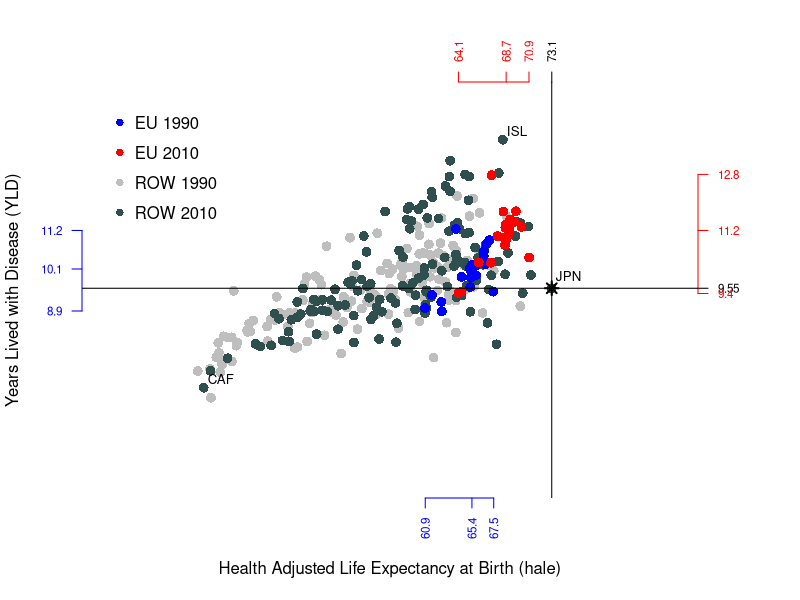
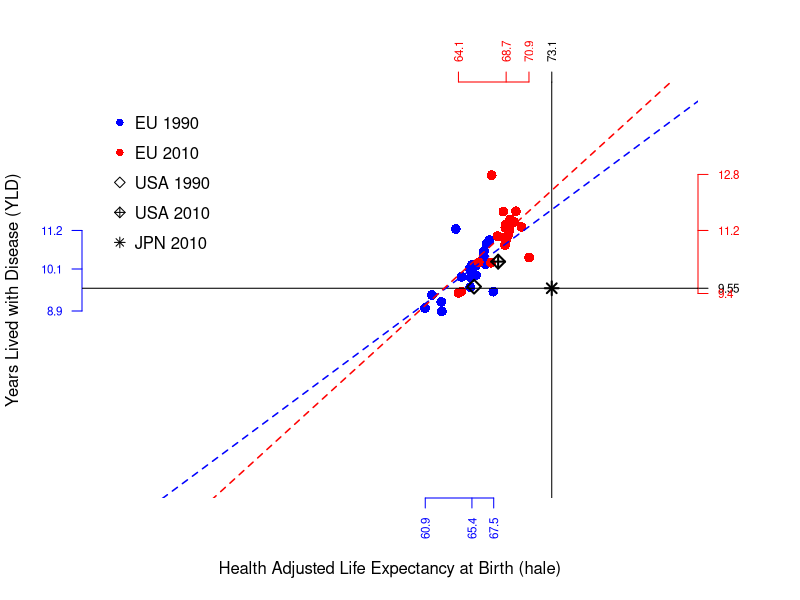
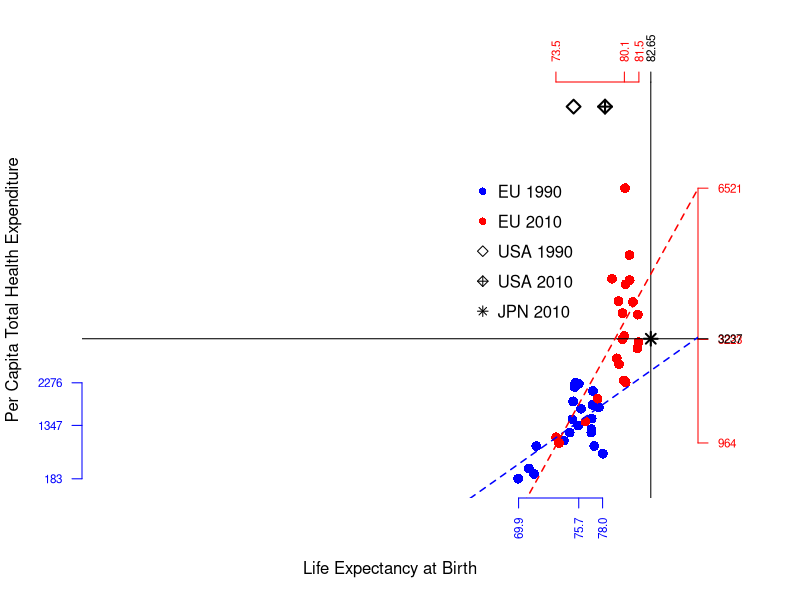
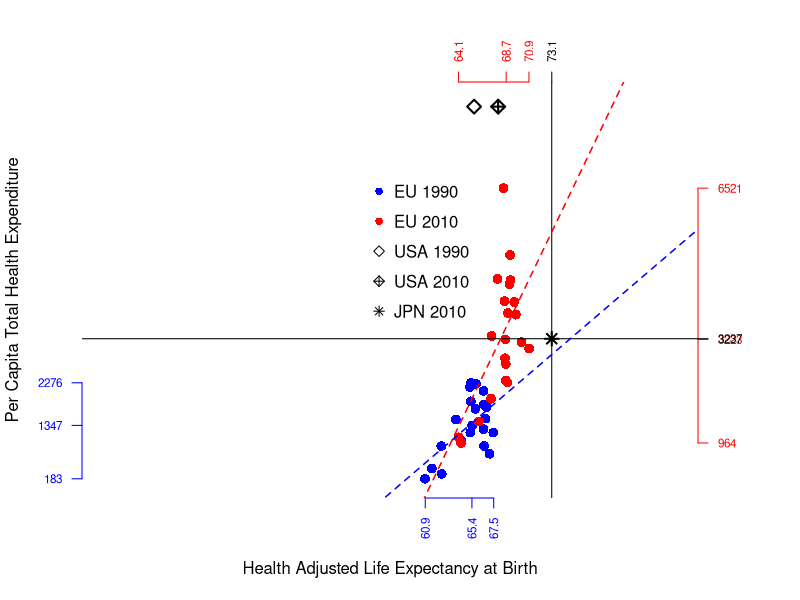
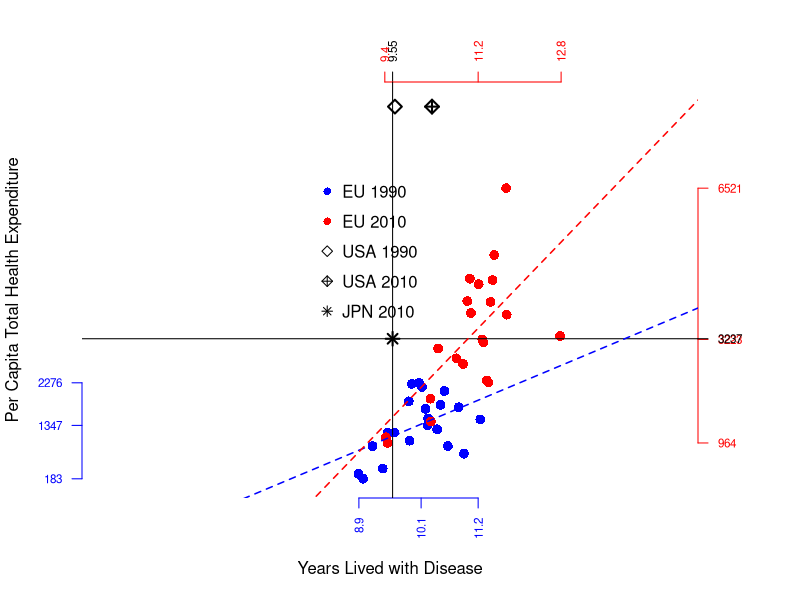
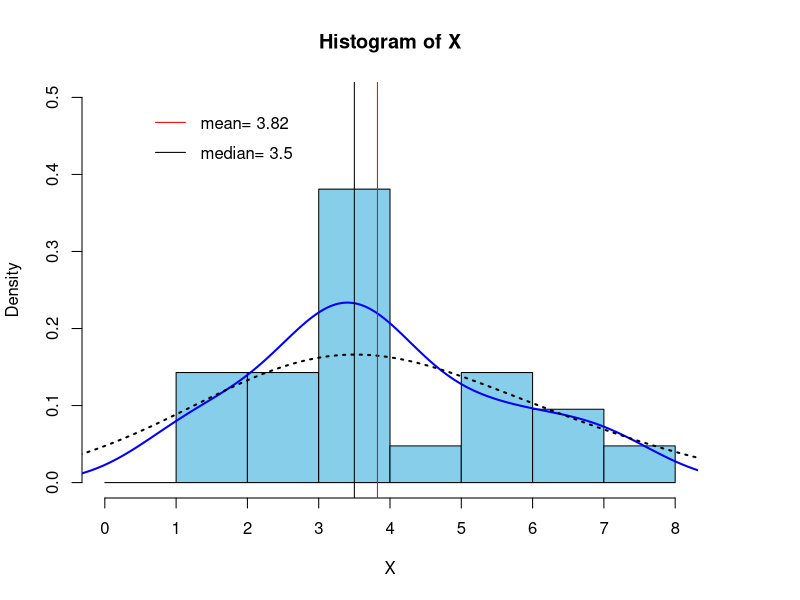
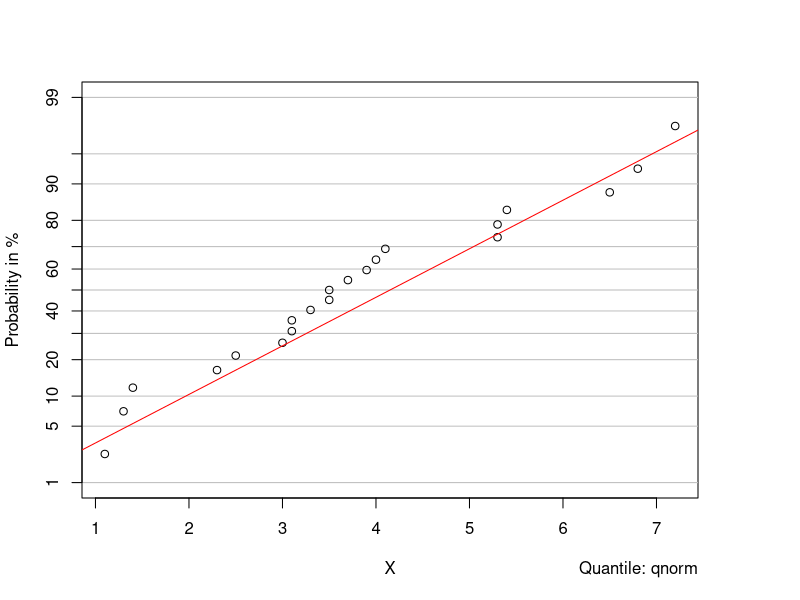

The R script that drew these images, in order:
## ---- chunk 1
knitr::opts_chunk$set(echo = TRUE)
require(data.table)

## ---- chunk 2


data.EU.1990 <- read.csv("Output_EU_1990.csv")
data.EU.2010 <- read.csv("Output_EU_2010.csv")
data.ROW.1990 <- read.csv("Output_ROW_1990.csv")
data.ROW.2010 <- read.csv("Output_ROW_2010.csv")

head(data.EU.1990)
head(data.EU.2010)
head(data.ROW.1990)
head(data.ROW.2010)

attach(data.EU.1990)
attach(data.EU.2010)
attach(data.ROW.1990)
attach(data.ROW.2010)

df.EU.1990 <- data.frame(country=data.EU.1990$country, le=data.EU.1990$le, hale=data.EU.1990$hale, yld=data.EU.1990$yld, the=data.EU.1990$the)

df.EU.2010 <- data.frame(country=data.EU.2010$country, le=data.EU.2010$le,hale=data.EU.2010$hale, yld=data.EU.2010$yld, the=data.EU.2010$the)

df.ROW.1990 <- data.frame(country=data.ROW.1990$country, le=data.ROW.1990$le,hale=data.ROW.1990$hale, yld=data.ROW.1990$yld, the=data.ROW.1990$the)

df.ROW.2010 <- data.frame(country=data.ROW.2010$country, le=data.ROW.2010$le,hale=data.ROW.2010$hale, yld=data.ROW.2010$yld, the=data.ROW.2010$the)

df.EU.1990
df.EU.2010
df.ROW.1990
df.ROW.2010

ID.ROW.1 <- "JPN"
ID.ROW.2 <- "USA"

# Constant Scale in Graphs

lim.le <- c(30, 85)
lim.yld <- c(4, 15)
lim.hale <- c(30, 85)
lim.the <- c(100, 8500)

## ---- chunk 3
par(mar=c(5, 4, 4, 5) + 0.1)

plot(df.ROW.1990$hale, df.ROW.1990$yld, xlab="Health Adjusted Life Expectancy at Birth (hale)", ylab="Years Lived with Disease (YLD)", type="p", col="grey", pch = 16, cex = 1.3, lty = "solid", lwd = 2, xlim=lim.hale, ylim=lim.yld, axes=FALSE, frame.plot=FALSE)

points(df.ROW.2010$hale, df.ROW.2010$yld, col="darkslategrey", pch = 16, cex = 1.3, lty = "solid", lwd = 2)


points(df.EU.1990$hale, df.EU.1990$yld, col="blue", pch = 16, cex = 1.3, lty = "solid", lwd = 2)

points(df.EU.2010$hale, df.EU.2010$yld,  col="red", pch = 16, cex = 1.3, lty = "solid", lwd = 2)

points(df.ROW.2010$hale[df.ROW.2010$country == ID.ROW.1], df.ROW.2010$yld[df.ROW.2010$country == ID.ROW.1], col="black", pch = 8, cex = 1.3, lty = "solid", lwd = 2)

axis(1, at=c(round(min(df.EU.1990$hale), 1), round(median(df.EU.1990$hale), 1), round(max(df.EU.1990$hale), 1)), col.axis="blue", col="blue", las=2, cex.axis=0.7,  tick=-.01)

axis(3, at=round(df.ROW.2010$hale[df.ROW.2010$country == ID.ROW.1], 2), col.axis="black", col="black", las=2, cex.axis=0.7,  tick=-.01)

axis(2, at=c(round(min(df.EU.1990$yld), 1), round(median(df.EU.1990$yld), 1), round(max(df.EU.1990$yld), 1)), col.axis="blue", col="blue",las=2, cex.axis=0.7, tick=-.01)

axis(4, at=round(df.ROW.2010$yld[df.ROW.2010$country == ID.ROW.1], 2), col.axis="black", col="black", las=2, cex.axis=0.7,  tick=-.01)

axis(3, at=c(round(min(df.EU.2010$hale), 1), round(median(df.EU.2010$hale), 1), round(max(df.EU.2010$hale), 1)), col.axis="red", col="red",las=2, cex.axis=0.7,  tick=-.01)

axis(4, at=c(round(min(df.EU.2010$yld), 1), round(median(df.EU.2010$yld), 1), round(max(df.EU.2010$yld), 1)), col.axis="red", col="red", las=2, cex.axis=0.7, tick=-.01)

legend(30, 15, c("EU 1990","EU 2010","ROW 1990", "ROW 2010"), col=c("blue", "red", "grey", "darkslategrey"), bty="n", y.intersp=1.5, pch=c(16,16,16,16), cex = 1)


text(df.ROW.2010$hale[df.ROW.2010$country == ID.ROW.1], df.ROW.2010$yld[df.ROW.2010$country == ID.ROW.1]+.3, labels=paste(ID.ROW.1, ""), cex= .8, pos=4, offset = .2)

abline(h=df.ROW.2010$yld[df.ROW.2010$country == ID.ROW.1], v=df.ROW.2010$hale[df.ROW.2010$country == ID.ROW.1], lty=1, lwd=1)

ID.min = df.ROW.2010$country[df.ROW.2010$yld == min(df.ROW.2010$yld)]
ID.min

ID.max = df.ROW.2010$country[df.ROW.2010$yld == max(df.ROW.2010$yld)]
ID.max

text(df.ROW.2010$hale[df.ROW.2010$country == ID.min], df.ROW.2010$yld[df.ROW.2010$country == ID.min]+.2, labels=ID.min, cex= .8, pos=4, offset = .2)

text(df.ROW.2010$hale[df.ROW.2010$country == ID.max], df.ROW.2010$yld[df.ROW.2010$country == ID.max]+.2, labels=ID.max, cex= .8, pos=4, offset = .2)

## ---- chunk 4
par(mar=c(5, 4, 4, 5) + 0.1)

plot(df.EU.1990$hale, df.EU.1990$yld, xlab="Health Adjusted Life Expectancy at Birth (hale)", ylab="Years Lived with Disease (YLD)", col="blue", pch = 16, cex = 1.3, lty = "solid", lwd = 2, xlim=lim.hale, ylim=lim.yld, axes=FALSE, frame.plot=FALSE)

points(df.EU.2010$hale, df.EU.2010$yld,  col="red", pch = 16, cex = 1.3, lty = "solid", lwd = 2)

points(df.ROW.1990$hale[df.ROW.1990$country == ID.ROW.2], df.ROW.1990$yld[df.ROW.1990$country == ID.ROW.2],  col="black", pch = 5, cex = 1.3, lty = "solid", lwd = 2)

points(df.ROW.2010$hale[df.ROW.2010$country == ID.ROW.2], df.ROW.2010$yld[df.ROW.2010$country == ID.ROW.2],  col="black", pch = 9, cex = 1.3, lty = "solid", lwd = 2)

axis(1, at=c(round(min(df.EU.1990$hale), 1), round(median(df.EU.1990$hale), 1), round(max(df.EU.1990$hale), 1)), col.axis="blue", col="blue", las=2, cex.axis=0.7,  tick=-.01)

axis(3, at=round(df.ROW.2010$hale[df.ROW.2010$country == ID.ROW.1], 2), col.axis="black", col="black", las=2, cex.axis=0.7,  tick=-.01)

axis(2, at=c(round(min(df.EU.1990$yld), 1), round(median(df.EU.1990$yld), 1), round(max(df.EU.1990$yld), 1)), col.axis="blue", col="blue",las=2, cex.axis=0.7, tick=-.01)

axis(4, at=round(df.ROW.2010$yld[df.ROW.2010$country == ID.ROW.1], 2), col.axis="black", col="black", las=2, cex.axis=0.7,  tick=-.01)

axis(3, at=c(round(min(df.EU.2010$hale), 1), round(median(df.EU.2010$hale), 1), round(max(df.EU.2010$hale), 1)), col.axis="red", col="red",las=2, cex.axis=0.7,  tick=-.01)

axis(4, at=c(round(min(df.EU.2010$yld), 1), round(median(df.EU.2010$yld), 1), round(max(df.EU.2010$yld), 1)), col.axis="red", col="red", las=2, cex.axis=0.7, tick=-.01)

legend(30, 15, c("EU 1990","EU 2010","USA 1990", "USA 2010", "JPN 2010"), col=c("blue", "red", "black", "black", "black"), bty="n", y.intersp=1.5, pch=c(16,16, 5, 9, 8), cex = 1)

points(df.ROW.2010$hale[df.ROW.2010$country == ID.ROW.1], df.ROW.2010$yld[df.ROW.2010$country == ID.ROW.1], col="black", pch = 8, cex = 1.3, lty = "solid", lwd = 2)

abline(h=df.ROW.2010$yld[df.ROW.2010$country == ID.ROW.1], v=df.ROW.2010$hale[df.ROW.2010$country == ID.ROW.1], lty=1, lwd=1)


fun.EU.1990 <- lm(df.EU.1990$yld ~ df.EU.1990$hale)
abline(fun.EU.1990, lty = 2, col="blue", lwd=1.5)
summary(fun.EU.1990)
confint(fun.EU.1990)

fun.EU.2010 <- lm(df.EU.2010$yld ~ df.EU.2010$hale)
abline(fun.EU.2010, lty = 2, col="red", lwd=1.5)
summary(fun.EU.2010)
confint(fun.EU.2010)

## ---- chunk 5
par(mar=c(5, 4, 4, 5) + 0.1)

plot(df.EU.1990$le, df.EU.1990$the, xlab="Life Expectancy at Birth", ylab="Per Capita Total Health Expenditure", col="blue", pch = 16, cex = 1.3, lty = "solid", lwd = 2, xlim=lim.le, ylim=lim.the, axes=FALSE, frame.plot=FALSE)

points(df.EU.2010$le, df.EU.2010$the,  col="red", pch = 16, cex = 1.3, lty = "solid", lwd = 2)

points(df.ROW.1990$le[df.ROW.1990$country == ID.ROW.2], df.ROW.1990$the[df.ROW.1990$country == ID.ROW.2],  col="black", pch = 5, cex = 1.3, lty = "solid", lwd = 2)

points(df.ROW.2010$le[df.ROW.2010$country == ID.ROW.2], df.ROW.2010$the[df.ROW.2010$country == ID.ROW.2],  col="black", pch = 9, cex = 1.3, lty = "solid", lwd = 2)

legend(65, 7000, c("EU 1990","EU 2010","USA 1990", "USA 2010", "JPN 2010"), col=c("blue", "red", "black", "black", "black"), bty="n", y.intersp=1.5, pch=c(16,16, 5, 9, 8), cex = 1)

axis(1, at=c(round(min(df.EU.1990$le), 1), round(median(df.EU.1990$le), 1), round(max(df.EU.1990$le), 1)), col.axis="blue", col="blue", las=2, cex.axis=0.7,  tick=-.01)

axis(3, at=round(df.ROW.2010$le[df.ROW.2010$country == ID.ROW.1], 2), col.axis="black", col="black",las=2, cex.axis=0.7, tick=-.01)


low.the.1990 <- round(min(df.EU.1990$the), 0)
median.the.1990 <- round(median(df.EU.1990$the), 0)
high.the.1990 <- round(max(df.EU.1990$the), 0)

axis(2, at=c(low.the.1990,median.the.1990, high.the.1990), col.axis="blue", col="blue",las=2, cex.axis=0.7, tick=-.01)

axis(3, at=c(round(min(df.EU.2010$le), 1), round(median(df.EU.2010$le), 1), round(max(df.EU.2010$le), 1)), col.axis="red", col="red", las=2, cex.axis=0.7, tick=-.01)

low.the.2010 <- round(min(df.EU.2010$the), 0)
median.the.2010 <- round(median(df.EU.2010$the), 0)
high.the.2010 <- round(max(df.EU.2010$the), 0)
japan.the.2010 <- round(df.ROW.2010$the[df.ROW.2010$country == ID.ROW.1], 1)

axis(4, at=c(low.the.2010,median.the.2010, high.the.2010), col.axis="red", col="red",las=2, cex.axis=0.7, tick=-.01)

axis(4, at=japan.the.2010, col.axis="black", col="black",las=2, cex.axis=0.7, tick=-.01)

points(df.ROW.2010$le[df.ROW.2010$country == ID.ROW.1], df.ROW.2010$the[df.ROW.2010$country == ID.ROW.1], col="black", pch = 8, cex = 1.3, lty = "solid", lwd = 2)

abline(h=df.ROW.2010$the[df.ROW.2010$country == ID.ROW.1], v=df.ROW.2010$le[df.ROW.2010$country == ID.ROW.1], lty=1, lwd=1)


fun.EU.1990 <- lm(df.EU.1990$the ~ df.EU.1990$le)
abline(fun.EU.1990, lty = 2, col="blue", lwd=1.5)

fun.EU.2010 <- lm(df.EU.2010$the ~ df.EU.2010$le)
abline(fun.EU.2010, lty = 2, col="red", lwd=1.5)

summary(fun.EU.1990)
summary(fun.EU.2010)

confint(fun.EU.1990)
confint(fun.EU.2010)

## ---- chunk 6
par(mar=c(5, 4, 4, 5) + 0.1)

plot(df.EU.1990$hale, df.EU.1990$the, xlab="Health Adjusted Life Expectancy at Birth", ylab="Per Capita Total Health Expenditure", col="blue", pch = 16, cex = 1.3, lty = "solid", lwd = 2, xlim=lim.hale, ylim=lim.the, axes=FALSE, frame.plot=FALSE)

points(df.EU.2010$hale, df.EU.2010$the,  col="red", pch = 16, cex = 1.3, lty = "solid", lwd = 2)

points(df.ROW.1990$hale[df.ROW.1990$country == ID.ROW.2], df.ROW.1990$the[df.ROW.1990$country == ID.ROW.2],  col="black", pch = 5, cex = 1.3, lty = "solid", lwd = 2)

points(df.ROW.2010$hale[df.ROW.2010$country == ID.ROW.2], df.ROW.2010$the[df.ROW.2010$country == ID.ROW.2],  col="black", pch = 9, cex = 1.3, lty = "solid", lwd = 2)

legend(55, 7000, c("EU 1990","EU 2010","USA 1990", "USA 2010", "JPN 2010"), col=c("blue", "red", "black", "black", "black"), bty="n", y.intersp=1.5, pch=c(16,16, 5, 9, 8), cex = 1)

axis(1, at=c(round(min(df.EU.1990$hale), 1), round(median(df.EU.1990$hale), 1), round(max(df.EU.1990$hale), 1)), col.axis="blue", col="blue", las=2, cex.axis=0.7,  tick=-.01)

axis(3, at=round(df.ROW.2010$hale[df.ROW.2010$country == ID.ROW.1], 2), col.axis="black", col="black",las=2, cex.axis=0.7, tick=-.01)


low.the.1990 <- round(min(df.EU.1990$the), 0)
median.the.1990 <- round(median(df.EU.1990$the), 0)
high.the.1990 <- round(max(df.EU.1990$the), 0)

axis(2, at=c(low.the.1990,median.the.1990, high.the.1990), col.axis="blue", col="blue",las=2, cex.axis=0.7, tick=-.01)

axis(3, at=c(round(min(df.EU.2010$hale), 1), round(median(df.EU.2010$hale), 1), round(max(df.EU.2010$hale), 1)), col.axis="red", col="red", las=2, cex.axis=0.7, tick=-.01)

low.the.2010 <- round(min(df.EU.2010$the), 0)
median.the.2010 <- round(median(df.EU.2010$the), 0)
high.the.2010 <- round(max(df.EU.2010$the), 0)
japan.the.2010 <- round(df.ROW.2010$the[df.ROW.2010$country == ID.ROW.1], 1)

axis(4, at=c(low.the.2010,median.the.2010, high.the.2010), col.axis="red", col="red",las=2, cex.axis=0.7, tick=-.01)

axis(4, at=japan.the.2010, col.axis="black", col="black",las=2, cex.axis=0.7, tick=-.01)

points(df.ROW.2010$hale[df.ROW.2010$country == ID.ROW.1], df.ROW.2010$the[df.ROW.2010$country == ID.ROW.1], col="black", pch = 8, cex = 1.3, lty = "solid", lwd = 2)

abline(h=df.ROW.2010$the[df.ROW.2010$country == ID.ROW.1], v=df.ROW.2010$hale[df.ROW.2010$country == ID.ROW.1], lty=1, lwd=1)


fun.EU.1990 <- lm(df.EU.1990$the ~ df.EU.1990$hale)
abline(fun.EU.1990, lty = 2, col="blue", lwd=1.5)

fun.EU.2010 <- lm(df.EU.2010$the ~ df.EU.2010$hale)
abline(fun.EU.2010, lty = 2, col="red", lwd=1.5)

summary(fun.EU.1990)
summary(fun.EU.2010)

confint(fun.EU.1990)
confint(fun.EU.2010)

## ---- chunk 7
par(mar=c(5, 4, 4, 5) + 0.1)

plot(df.EU.1990$yld, df.EU.1990$the, xlab="Years Lived with Disease", ylab="Per Capita Total Health Expenditure", col="blue", pch = 16, cex = 1.3, lty = "solid", lwd = 2, xlim=lim.yld, ylim=lim.the, axes=FALSE, frame.plot=FALSE)

points(df.EU.2010$yld, df.EU.2010$the,  col="red", pch = 16, cex = 1.3, lty = "solid", lwd = 2)

points(df.ROW.1990$yld[df.ROW.1990$country == ID.ROW.2], df.ROW.1990$the[df.ROW.1990$country == ID.ROW.2],  col="black", pch = 5, cex = 1.3, lty = "solid", lwd = 2)

points(df.ROW.2010$yld[df.ROW.2010$country == ID.ROW.2], df.ROW.2010$the[df.ROW.2010$country == ID.ROW.2],  col="black", pch = 9, cex = 1.3, lty = "solid", lwd = 2)

legend(8, 7000, c("EU 1990","EU 2010","USA 1990", "USA 2010", "JPN 2010"), col=c("blue", "red", "black", "black", "black"), bty="n", y.intersp=1.5, pch=c(16,16, 5, 9, 8), cex = 1)

axis(1, at=c(round(min(df.EU.1990$yld), 1), round(median(df.EU.1990$yld), 1), round(max(df.EU.1990$yld), 1)), col.axis="blue", col="blue", las=2, cex.axis=0.7,  tick=-.01)

axis(3, at=round(df.ROW.2010$yld[df.ROW.2010$country == ID.ROW.1], 2), col.axis="black", col="black",las=2, cex.axis=0.7, tick=-.01)


low.the.1990 <- round(min(df.EU.1990$the), 0)
median.the.1990 <- round(median(df.EU.1990$the), 0)
high.the.1990 <- round(max(df.EU.1990$the), 0)

axis(2, at=c(low.the.1990,median.the.1990, high.the.1990), col.axis="blue", col="blue",las=2, cex.axis=0.7, tick=-.01)

axis(3, at=c(round(min(df.EU.2010$yld), 1), round(median(df.EU.2010$yld), 1), round(max(df.EU.2010$yld), 1)), col.axis="red", col="red", las=2, cex.axis=0.7, tick=-.01)

low.the.2010 <- round(min(df.EU.2010$the), 0)
median.the.2010 <- round(median(df.EU.2010$the), 0)
high.the.2010 <- round(max(df.EU.2010$the), 0)
japan.the.2010 <- round(df.ROW.2010$the[df.ROW.2010$country == ID.ROW.1], 1)

axis(4, at=c(low.the.2010,median.the.2010, high.the.2010), col.axis="red", col="red",las=2, cex.axis=0.7, tick=-.01)

axis(4, at=japan.the.2010, col.axis="black", col="black",las=2, cex.axis=0.7, tick=-.01)

points(df.ROW.2010$yld[df.ROW.2010$country == ID.ROW.1], df.ROW.2010$the[df.ROW.2010$country == ID.ROW.1], col="black", pch = 8, cex = 1.3, lty = "solid", lwd = 2)

abline(h=df.ROW.2010$the[df.ROW.2010$country == ID.ROW.1], v=df.ROW.2010$yld[df.ROW.2010$country == ID.ROW.1], lty=1, lwd=1)


fun.EU.1990 <- lm(df.EU.1990$the ~ df.EU.1990$yld)
abline(fun.EU.1990, lty = 2, col="blue", lwd=1.5)

fun.EU.2010 <- lm(df.EU.2010$the ~ df.EU.2010$yld)
abline(fun.EU.2010, lty = 2, col="red", lwd=1.5)

summary(fun.EU.1990)
summary(fun.EU.2010)

confint(fun.EU.1990)
confint(fun.EU.2010)

## ---- chunk 8
df.sust <- data.frame(Country=df.EU.2010$country)

df.sust$DELTA_HALE <- round((df.EU.2010$hale - df.EU.1990$hale) / df.EU.1990$le, 3) * 100

df.sust$DELTA_YLD <- round((df.EU.2010$yld - df.EU.1990$yld) / df.EU.1990$le, 3) * 100

df.sust$DELTA_THE <- round((df.EU.2010$the - df.EU.1990$the) / df.EU.1990$the, 3) * 100

df.sust$HALEe <- round(df.sust$DELTA_HALE / df.sust$DELTA_THE, 3) * 100

df.sust$YLDe <- round(df.sust$DELTA_YLD / df.sust$DELTA_THE, 3) * 100

df.sust$VALUEe <- round(df.sust$HALEe + df.sust$YLDe, 3)

print(df.sust, row.names = F)

(ID.EU.Value <- df.sust$Country[df.sust$VALUEe == max(df.sust$VALUEe)])

subset(df.sust, subset = HALEe > mean(HALEe) & YLDe < mean(YLDe))


X <- df.sust$VALUEe

hist(X, prob=TRUE, col="skyblue", border="black", las=1, axes=F, ylim=c(0, .5), breaks=seq(0,8,1))
axis(1, at=0:8)
axis(2)
lines(density(X), col="blue", lwd=2) 
lines(density(X, adjust=2), lty="dotted", col="black", lwd=2)
abline(v=mean(X), col="red", lwd=1)
abline(v=median(X), col="black", lty=1, lwd=1)
legend(.5, .5, c(paste("mean=", round(mean(X),2)),paste("median=", round(median(X),2))), col=c("red", "black"), bty="n", y.intersp=1.5, lty=c(1,1), cex = 1, lwd=1)

# p-plot: you should observe a good fit of the straight line
require(e1071)
probplot(X, qdist=qnorm)

summary(X)
density(X)
